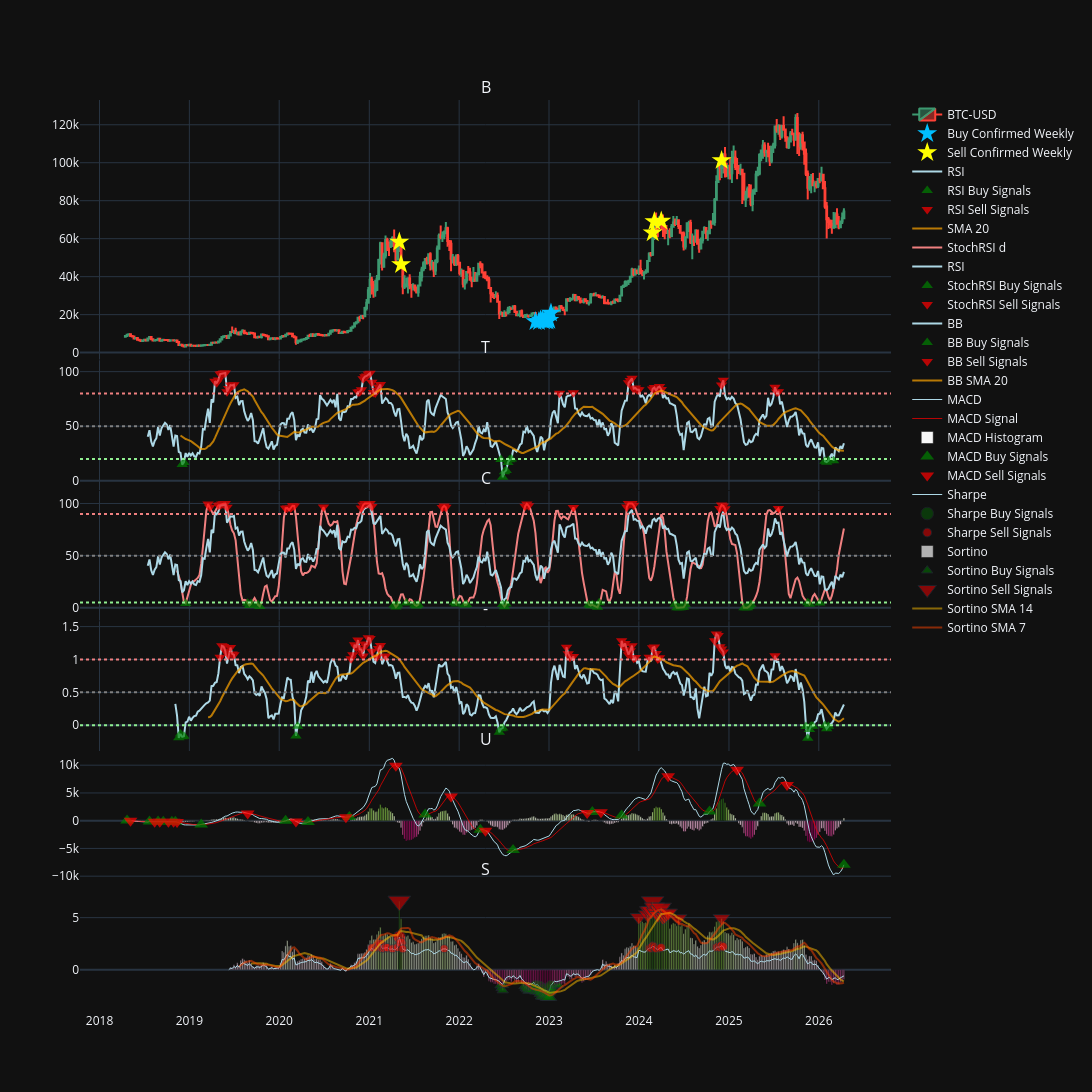

The notebook cell this image was saved under:
### Markdown cell above
Figure BTC Weekly

### Code cell
fig_btc_weekly = make_subplots(
    rows=6, cols=1,
    shared_xaxes=True,
    vertical_spacing=0.0008,
    subplot_titles=('BTC-USD'),
    row_width=[1.0, 1.0, 1.0, 1.0, 1.0, 2.0]
)

fig_btc_weekly.add_trace(go.Candlestick(
    x=btc_weekly_df.index,
    open=btc_weekly_df['Open']['BTC-USD'],
    high=btc_weekly_df['High']['BTC-USD'],
    low=btc_weekly_df['Low']['BTC-USD'],
    close=btc_weekly_df['Close']['BTC-USD'],
    name='BTC-USD',

), row=1, col=1)

fig_btc_weekly.add_trace(go.Scatter(
    x=btc_weekly_df.index[buy_confirmed_weekly],
    y=btc_weekly_df['Close']['BTC-USD'][buy_confirmed_weekly],
    mode='markers',
    marker=dict(size=15,
                color='#00BFFF',
                symbol='star'),
    showlegend=True,
    name='Buy Confirmed Weekly'
), row=1, col=1)

fig_btc_weekly.add_trace(go.Scatter(
    x=btc_weekly_df.index[sell_confirmed_weekly],
    y=btc_weekly_df['Close']['BTC-USD'][sell_confirmed_weekly],
    mode='markers',
    marker=dict(size=15,
                color='#FFFF00',
                colorscale='PuRd',
                symbol='star'),
    showlegend=True,
    name='Sell Confirmed Weekly'
), row=1, col=1)

'''fig_btc_weekly.add_trace(go.Scatter(
    x=btc_df.index[buy_combined_weekly],
    y=btc_df['Close']['BTC-USD'][buy_combined_weekly],
    mode='markers',
    marker=dict(size=15,
                color='blue',
                colorscale='PuRd',
                symbol='arrow-up'),
    opacity=0.7,
    showlegend=True,
    name='Buy Combined Signals'
), row=1, col=1)

fig_btc_weekly.add_trace(go.Scatter(
    x=btc_df.index[sell_combined_weekly],
    y=btc_df['Close']['BTC-USD'][sell_combined_weekly],
    mode='markers',
    marker=dict(size=15,
                color='red',
                colorscale='PuRd',
                symbol='arrow-down'),
    opacity=0.7,
    showlegend=True,
    name='Sell Combined Signals'
), row=1, col=1)

fig_btc_weekly.add_trace(go.Scatter(
    x=btc_df.index[btc_macd_buy],
    y=btc_df['Close']['BTC-USD'][btc_macd_buy],
    mode='markers',
    marker=dict(size=12,
                color='green',
                symbol='triangle-up'),
    showlegend=True,
    opacity=0.7,
    name='MACD Buy Signals'
), row=1, col=1)

fig_btc_weekly.add_trace(go.Scatter(
    x=btc_df.index[btc_macd_sell],
    y=btc_df['Close']['BTC-USD'][btc_macd_sell],
    mode='markers',
    marker=dict(size=12,
                color='red',
                symbol='triangle-down'),
    showlegend=True,
    opacity=0.7,
    name='MACD Sell Signals'
), row=1, col=1)'''

#---------------------------RSI------------------------#

fig_btc_weekly.add_trace(go.Scatter(
    x=btc_rsi_values_weekly.index,
    y=btc_rsi_values_weekly,
    line=dict(color='lightblue', width=2),
    showlegend=True,
    name='RSI'
), row=2, col=1)

fig_btc_weekly.add_trace(go.Scatter(
    x=btc_rsi_values_weekly[btc_rsi_buy].index,
    y=btc_rsi_values_weekly[btc_rsi_buy],
    mode='markers',
    marker=dict(size=10,
                color='green',
                symbol='triangle-up'),
    showlegend=True,
    opacity=0.7,
    name='RSI Buy Signals'
), row=2, col=1)

fig_btc_weekly.add_trace(go.Scatter(
    x=btc_rsi_values_weekly[btc_rsi_sell].index,
    y=btc_rsi_values_weekly[btc_rsi_sell],
    mode='markers',
    marker=dict(size=10,
                color='red',
                symbol='triangle-down'),
    showlegend=True,
    opacity=0.7,
    name='RSI Sell Signals'
), row=2, col=1)

fig_btc_weekly.add_trace(go.Scatter(
    x=rsi_weekly_sma_20.index,
    y=rsi_weekly_sma_20,
    line=dict(color='orange', width=2),
    opacity=0.7,
    showlegend=True,
    name='SMA 20'
), row=2, col=1)

fig_btc_weekly.add_hline(y=20, line_dash="dot", line_color="lightgreen", row=2, col=1)
fig_btc_weekly.add_hline(y=50, line_dash="dot", line_color="gray", row=2, col=1)
fig_btc_weekly.add_hline(y=80, line_dash="dot", line_color="lightcoral", row=2, col=1)


#--------------------------STOCH RSI---------------------#

fig_btc_weekly.add_trace(go.Scatter(
    x=btc_stochrsi_values_weekly['d'].index,
    y=btc_stochrsi_values_weekly['d'],
    line=dict(color='lightcoral', width=2),
    showlegend=True,
    name='StochRSI d'
), row=3, col=1)

fig_btc_weekly.add_trace(go.Scatter(
    x=btc_rsi_values_weekly.index,
    y=btc_rsi_values_weekly,
    line=dict(color='lightblue', width=2),
    showlegend=True,
    name='RSI'
), row=3, col=1)

fig_btc_weekly.add_trace(go.Scatter(
    x=btc_stochrsi_values_weekly['d'][btc_stochrsi_buy].index,
    y=btc_stochrsi_values_weekly['d'][btc_stochrsi_buy],
    mode='markers',
    marker=dict(size=10,
                color='green',
                symbol='triangle-up'),
    showlegend=True,
    opacity=0.7,
    name='StochRSI Buy Signals'
), row=3, col=1)

fig_btc_weekly.add_trace(go.Scatter(
    x=btc_stochrsi_values_weekly['d'][btc_stochrsi_sell].index,
    y=btc_stochrsi_values_weekly['d'][btc_stochrsi_sell],
    mode='markers',
    marker=dict(size=10,
                color='red',
                symbol='triangle-down'),
    showlegend=True,
    opacity=0.7,
    name='StochRSI Sell Signals'
), row=3, col=1)

fig_btc_weekly.add_hline(y=5, line_dash="dot", line_color="lightgreen", row=3, col=1)
fig_btc_weekly.add_hline(y=50, line_dash="dot", line_color="gray", row=3, col=1)
fig_btc_weekly.add_hline(y=90, line_dash="dot", line_color="lightcoral", row=3, col=1)


#--------------------BB%B-----------------------#

fig_btc_weekly.add_trace(go.Scatter(
    x=btc_bb_values_weekly.index,
    y=btc_bb_values_weekly,
    line=dict(color='lightblue', width=2),
    showlegend=True,
    name='BB'
), row=4, col=1)

fig_btc_weekly.add_trace(go.Scatter(
    x=btc_bb_values_weekly[btc_bb_buy].index,
    y=btc_bb_values_weekly[btc_bb_buy],
    mode='markers',
    marker=dict(size=10,
                color='green',
                symbol='triangle-up'),
    showlegend=True,
    opacity=0.7,
    name='BB Buy Signals'
), row=4, col=1)

fig_btc_weekly.add_trace(go.Scatter(
    x=btc_bb_values_weekly[btc_bb_sell].index,
    y=btc_bb_values_weekly[btc_bb_sell],
    mode='markers',
    marker=dict(size=10,
                color='red',
                symbol='triangle-down'),
    showlegend=True,
    opacity=0.7,
    name='BB Sell Signals'
), row=4, col=1)

fig_btc_weekly.add_trace(go.Scatter(
    x=btc_bb_weekly_sma_20.index,
    y=btc_bb_weekly_sma_20,
    line=dict(color='orange', width=2),
    opacity=0.7,
    showlegend=True,
    name='BB SMA 20'
), row=4, col=1)

fig_btc_weekly.add_hline(y=0, line_dash="dot", line_color="lightgreen", row=4, col=1)
fig_btc_weekly.add_hline(y=0.50, line_dash="dot", line_color="gray", row=4, col=1)
fig_btc_weekly.add_hline(y=1, line_dash="dot", line_color="lightcoral", row=4, col=1)

#------------------------MACD------------------------#

fig_btc_weekly.add_trace(go.Scatter(
    x=btc_macd_values_weekly['macd'].index,
    y=btc_macd_values_weekly['macd'],
    line=dict(color='lightblue', width=1),
    showlegend=True,
    name='MACD'
), row=5, col=1)

fig_btc_weekly.add_trace(go.Scatter(
    x=btc_macd_values_weekly['signal'].index,
    y=btc_macd_values_weekly['signal'],
    line=dict(color='red', width=1),
    opacity=0.7,
    showlegend=True,
    name='MACD Signal'
), row=5, col=1)

fig_btc_weekly.add_trace(go.Bar(
    x=btc_macd_values_weekly['histogram'].index,
    y=btc_macd_values_weekly['histogram'],
    marker_color=btc_macd_values_weekly['histogram'],
    showlegend=True,
    name='MACD Histogram'
), row=5, col=1)

fig_btc_weekly.add_trace(go.Scatter(
    x=btc_macd_values_weekly['macd'][btc_macd_buy].index,
    y=btc_macd_values_weekly['macd'][btc_macd_buy],
    mode='markers',
    marker=dict(size=12,
                color='green',
                symbol='triangle-up'),
    showlegend=True,
    opacity=0.7,
    name='MACD Buy Signals'
), row=5, col=1)

fig_btc_weekly.add_trace(go.Scatter(
    x=btc_macd_values_weekly['macd'][btc_macd_sell].index,
    y=btc_macd_values_weekly['macd'][btc_macd_sell],
    mode='markers',
    marker=dict(size=12,
                color='red',
                symbol='triangle-down'),
    showlegend=True,
    opacity=0.7,
    name='MACD Sell Signals'
), row=5, col=1)


#------------------------SHARPE-----------------------#


fig_btc_weekly.add_trace(go.Scatter(
    x=btc_sharpe_weekly_values.index,
    y=btc_sharpe_weekly_values,
    line=dict(color='lightblue', width=1),
    showlegend=True,
    name='Sharpe'
), row=6, col=1)

fig_btc_weekly.add_trace(go.Scatter(
    x=btc_sharpe_weekly_values[btc_sharpe_buy_weekly].index,
    y=btc_sharpe_weekly_values[btc_sharpe_buy_weekly],
    mode='markers',
    marker=dict(size=btc_sharpe_weekly_values[btc_sharpe_buy_weekly].abs()*7,
                color='green',
                symbol='circle'),

    showlegend=True,
    opacity=0.5,
    name='Sharpe Buy Signals'
), row=6, col=1)

fig_btc_weekly.add_trace(go.Scatter(
    x=btc_sharpe_weekly_values.index[btc_sharpe_sell_weekly],
    y=btc_sharpe_weekly_values[btc_sharpe_sell_weekly],
    mode='markers',
    marker=dict(size=btc_sharpe_weekly_values[btc_sharpe_sell_weekly].abs()*4,
                color='red',
                symbol='circle'),

    showlegend=True,
    opacity=0.7,
    name='Sharpe Sell Signals'
), row=6, col=1)

'''fig_btc_weekly.add_trace(go.Scatter(
    x=btc_sharpe_sma_20.index,
    y=btc_sharpe_sma_20,
    line=dict(color='purple', width=2),
    showlegend=True,
    opacity=0.7,
    name='Sharpe SMA 20'
), row=6, col=1)'''

#------------------------SORTINO-----------------------#

fig_btc_weekly.add_trace(go.Bar(
    x=btc_sortino_values_weekly.index,
    y=btc_sortino_values_weekly,
    marker_color=btc_sortino_values_weekly,
    showlegend=True,
    opacity=0.7,
    name='Sortino'
), row=6, col=1)

fig_btc_weekly.add_trace(go.Scatter(
    x=btc_sortino_values_weekly[sortino_buy_weekly].index,
    y=btc_sortino_values_weekly[sortino_buy_weekly],
    mode='markers',
    marker=dict(size=btc_sortino_values_weekly[sortino_buy_weekly].abs()*5,
                color='green',
                symbol='triangle-up'),

    showlegend=True,
    opacity=0.7,
    name='Sortino Buy Signals'
), row=6, col=1)

fig_btc_weekly.add_trace(go.Scatter(
    x=btc_sortino_values_weekly[sortino_sell_weekly].index,
    y=btc_sortino_values_weekly[sortino_sell_weekly],
    mode='markers',
    marker=dict(size=btc_sortino_values_weekly[sortino_sell_weekly].abs()*3,
                color='red',
                symbol='triangle-down'),
    showlegend=True,
    opacity=0.7,
    name='Sortino Sell Signals'
), row=6, col=1)

fig_btc_weekly.add_trace(go.Scatter(
    x=btc_sortino_weekly_sma_14.index,
    y=btc_sortino_weekly_sma_14,
    line=dict(color='#FFBF00', width=2),
    showlegend=True,
    opacity=0.5,
    name='Sortino SMA 14'
), row=6, col=1)

fig_btc_weekly.add_trace(go.Scatter(
    x=btc_sortino_weekly_sma_7.index,
    y=btc_sortino_weekly_sma_7,
    line=dict(color='#FF4500', width=2),
    showlegend=True,
    opacity=0.5,
    name='Sortino SMA 7'
), row=6, col=1)

#------------------------VIX----------------------#

'''fig_btc_weekly.add_trace(go.Bar(
    x=vix.index,
    y=vix,
    marker_color=vix,
    showlegend=True,
    opacity=0.7,
    name='VIX'
), row=7, col=1)

fig_btc_weekly.add_trace(go.Scatter(
    x=vix_sma_9.index,
    y=vix_sma_9,
    marker_color='orange',
    showlegend=True,
    opacity=0.7,
    name='VIX SMA 9'
), row=7, col=1)

fig_btc_weekly.add_trace(go.Scatter(
    x=vix_sma_20.index,
    y=vix_sma_20,
    marker_color='lightgreen',
    showlegend=True,
    name='VIX SMA 50'
), row=7, col=1)'''

fig_btc_weekly.update_layout(xaxis_rangeslider_visible=False, template='plotly_dark', height=1150, width=1600)

### Figure 1 — Plotly figure (JSON) as saved in the notebook; plotly's stock layout.template omitted (floating-point values rounded to 4 significant figures; data arrays with more than 128 entries replaced by an {"elided": "..."} marker saying what was removed)
{"data": [{"close": {"elided": "418 float values"}, "high": {"elided": "418 float values"}, "low": {"elided": "418 float values"}, "name": "BTC-USD", "open": {"elided": "418 float values"}, "type": "candlestick", "x": {"elided": "418 str values"}, "xaxis": "x", "yaxis": "y"}, {"marker": {"color": "#00BFFF", "size": 15, "symbol": "star"}, "mode": "markers", "name": "Buy Confirmed Weekly", "showlegend": true, "type": "scatter", "x": ["2022-11-07T00:00:00", "2022-11-21T00:00:00", "2022-11-28T00:00:00", "2022-12-05T00:00:00", "2022-12-12T00:00:00", "2022-12-19T00:00:00", "2022-12-26T00:00:00", "2023-01-02T00:00:00", "2023-01-09T00:00:00"], "xaxis": "x", "y": [16350.0, 16440.0, 17130.0, 17100.0, 16760.0, 16840.0, 16630.0, 17090.0, 20880.0], "yaxis": "y"}, {"marker": {"color": "#FFFF00", "colorscale": [[0, "rgb(247,244,249)"], [0.125, "rgb(231,225,239)"], [0.25, "rgb(212,185,218)"], [0.375, "rgb(201,148,199)"], [0.5, "rgb(223,101,176)"], [0.625, "rgb(231,41,138)"], [0.75, "rgb(206,18,86)"], [0.875, "rgb(152,0,67)"], [1, "rgb(103,0,31)"]], "size": 15, "symbol": "star"}, "mode": "markers", "name": "Sell Confirmed Weekly", "showlegend": true, "type": "scatter", "x": ["2021-05-03T00:00:00", "2021-05-10T00:00:00", "2024-02-26T00:00:00", "2024-03-04T00:00:00", "2024-04-01T00:00:00", "2024-12-02T00:00:00"], "xaxis": "x", "y": [58230.0, 46460.0, 63170.0, 69020.0, 69360.0, 101200.0], "yaxis": "y"}, {"line": {"color": "lightblue", "width": 2}, "name": "RSI", "showlegend": true, "type": "scatter", "x": {"elided": "418 str values"}, "xaxis": "x2", "y": {"elided": "418 float values"}, "yaxis": "y2"}, {"marker": {"color": "green", "size": 10, "symbol": "triangle-up"}, "mode": "markers", "name": "RSI Buy Signals", "opacity": 0.7, "showlegend": true, "type": "scatter", "x": ["2018-12-03T00:00:00", "2018-12-10T00:00:00", "2022-06-20T00:00:00", "2022-06-27T00:00:00", "2022-07-04T00:00:00", "2022-07-11T00:00:00", "2022-07-18T00:00:00", "2022-07-25T00:00:00", "2022-08-01T00:00:00", "2026-01-26T00:00:00", "2026-02-02T00:00:00", "2026-02-09T00:00:00", "2026-03-02T00:00:00"], "xaxis": "x2", "y": [14.82, 16.79, 19.58, 3.18, 8.167, 9.454, 16.8, 19.26, 19.9, 17.87, 17.03, 18.37, 18.34], "yaxis": "y2"}, {"marker": {"color": "red", "size": 10, "symbol": "triangle-down"}, "mode": "markers", "name": "RSI Sell Signals", "opacity": 0.7, "showlegend": true, "type": "scatter", "x": ["2019-04-15T00:00:00", "2019-04-22T00:00:00", "2019-04-29T00:00:00", "2019-05-06T00:00:00", "2019-05-13T00:00:00", "2019-05-20T00:00:00", "2019-05-27T00:00:00", "2019-06-03T00:00:00", "2019-06-10T00:00:00", "2019-06-17T00:00:00", "2019-06-24T00:00:00", "2019-07-01T00:00:00", "2020-11-16T00:00:00", "2020-11-23T00:00:00", "2020-11-30T00:00:00", "2020-12-07T00:00:00", "2020-12-14T00:00:00", "2020-12-21T00:00:00", "2020-12-28T00:00:00", "2021-01-04T00:00:00", "2021-01-11T00:00:00", "2021-01-18T00:00:00", "2021-01-25T00:00:00", "2021-02-01T00:00:00", "2021-02-08T00:00:00", "2021-02-15T00:00:00", "2023-02-13T00:00:00", "2023-04-10T00:00:00", "2023-11-20T00:00:00", "2023-11-27T00:00:00", "2023-12-04T00:00:00", "2023-12-11T00:00:00", "2023-12-18T00:00:00", "2023-12-25T00:00:00", "2024-01-01T00:00:00", "2024-02-26T00:00:00", "2024-03-04T00:00:00", "2024-03-11T00:00:00", "2024-03-18T00:00:00", "2024-03-25T00:00:00", "2024-04-01T00:00:00", "2024-12-02T00:00:00", "2024-12-09T00:00:00", "2025-07-07T00:00:00", "2025-07-14T00:00:00", "2025-07-21T00:00:00"], "xaxis": "x2", "y": [91.22, 89.76, 92.34, 97.82, 98.29, 98.76, 98.74, 81.6, 84.64, 87.66, 87.33, 88.05, 81.34, 81.62, 83.43, 93.48, 95.42, 96.02, 97.82, 98.61, 90.24, 80.84, 80.42, 83.03, 86.0, 88.14, 80.09, 80.59, 89.73, 91.82, 93.89, 84.42, 85.05, 83.37, 83.33, 84.17, 85.46, 82.58, 85.42, 86.34, 83.72, 87.77, 92.13, 85.7, 81.34, 81.57], "yaxis": "y2"}, {"line": {"color": "orange", "width": 2}, "name": "SMA 20", "opacity": 0.7, "showlegend": true, "type": "scatter", "x": {"elided": "418 str values"}, "xaxis": "x2", "y": {"elided": "418 float values"}, "yaxis": "y2"}, {"line": {"color": "lightcoral", "width": 2}, "name": "StochRSI d", "showlegend": true, "type": "scatter", "x": {"elided": "388 str values"}, "xaxis": "x3", "y": {"elided": "388 float values"}, "yaxis": "y3"}, {"line": {"color": "lightblue", "width": 2}, "name": "RSI", "showlegend": true, "type": "scatter", "x": {"elided": "418 str values"}, "xaxis": "x3", "y": {"elided": "418 float values"}, "yaxis": "y3"}, {"marker": {"color": "green", "size": 10, "symbol": "triangle-up"}, "mode": "markers", "name": "StochRSI Buy Signals", "opacity": 0.7, "showlegend": true, "type": "scatter", "x": ["2018-12-17T00:00:00", "2019-08-26T00:00:00", "2019-09-02T00:00:00", "2019-09-09T00:00:00", "2019-10-07T00:00:00", "2019-10-14T00:00:00", "2021-04-12T00:00:00", "2021-04-19T00:00:00", "2021-04-26T00:00:00", "2021-05-31T00:00:00", "2021-07-05T00:00:00", "2021-07-12T00:00:00", "2021-07-19T00:00:00", "2021-12-13T00:00:00", "2021-12-20T00:00:00", "2022-01-24T00:00:00", "2022-01-31T00:00:00", "2022-06-27T00:00:00", "2022-07-04T00:00:00", "2022-07-11T00:00:00", "2023-06-12T00:00:00", "2023-06-19T00:00:00", "2023-06-26T00:00:00", "2023-07-03T00:00:00", "2023-07-10T00:00:00", "2023-07-17T00:00:00", "2023-07-24T00:00:00", "2024-05-27T00:00:00", "2024-06-03T00:00:00", "2024-06-10T00:00:00", "2024-06-17T00:00:00", "2024-06-24T00:00:00", "2024-07-01T00:00:00", "2024-07-08T00:00:00", "2025-03-03T00:00:00", "2025-03-10T00:00:00", "2025-03-17T00:00:00", "2025-03-24T00:00:00", "2025-03-31T00:00:00", "2025-11-17T00:00:00", "2025-11-24T00:00:00", "2026-01-05T00:00:00"], "xaxis": "x3", "y": [4.211, 4.243, 2.205, 4.016, 2.874, 1.317, 2.591, 0.6984, 2.758, 4.583, 2.592, 1.8, 2.932, 4.822, 3.516, 2.679, 3.07, 3.231, 1.096, 3.572, 3.021, 2.051, 2.88, 2.23, 1.58, 0.4648, 4.738, 3.417, 0.0, 0.0, 0.0, 0.2131, 0.4262, 3.012, 0.0, 0.0, 0.1225, 1.303, 3.083, 4.714, 3.364, 4.567], "yaxis": "y3"}, {"marker": {"color": "red", "size": 10, "symbol": "triangle-down"}, "mode": "markers", "name": "StochRSI Sell Signals", "opacity": 0.7, "showlegend": true, "type": "scatter", "x": ["2019-03-18T00:00:00", "2019-03-25T00:00:00", "2019-04-29T00:00:00", "2019-05-06T00:00:00", "2019-05-13T00:00:00", "2019-05-20T00:00:00", "2019-05-27T00:00:00", "2019-06-03T00:00:00", "2020-01-27T00:00:00", "2020-02-03T00:00:00", "2020-02-17T00:00:00", "2020-02-24T00:00:00", "2020-03-02T00:00:00", "2020-06-29T00:00:00", "2020-11-30T00:00:00", "2020-12-07T00:00:00", "2020-12-14T00:00:00", "2020-12-21T00:00:00", "2020-12-28T00:00:00", "2021-01-04T00:00:00", "2021-01-11T00:00:00", "2021-10-25T00:00:00", "2021-11-01T00:00:00", "2021-11-08T00:00:00", "2022-09-26T00:00:00", "2022-10-03T00:00:00", "2022-10-10T00:00:00", "2023-04-10T00:00:00", "2023-11-13T00:00:00", "2023-11-20T00:00:00", "2023-11-27T00:00:00", "2023-12-04T00:00:00", "2023-12-11T00:00:00", "2024-11-25T00:00:00", "2024-12-02T00:00:00", "2024-12-09T00:00:00", "2024-12-16T00:00:00", "2025-07-21T00:00:00"], "xaxis": "x3", "y": [99.57, 96.45, 98.25, 98.66, 99.53, 99.77, 100.0, 96.3, 95.44, 95.67, 95.73, 97.87, 97.67, 96.61, 95.64, 98.48, 100.0, 100.0, 100.0, 100.0, 96.99, 96.21, 97.69, 96.36, 97.43, 99.61, 97.81, 96.22, 96.63, 100.0, 100.0, 100.0, 98.29, 95.16, 98.46, 97.69, 95.01, 95.28], "yaxis": "y3"}, {"line": {"color": "lightblue", "width": 2}, "name": "BB", "showlegend": true, "type": "scatter", "x": {"elided": "418 str values"}, "xaxis": "x4", "y": {"elided": "418 float values"}, "yaxis": "y4"}, {"marker": {"color": "green", "size": 10, "symbol": "triangle-up"}, "mode": "markers", "name": "BB Buy Signals", "opacity": 0.7, "showlegend": true, "type": "scatter", "x": ["2018-11-19T00:00:00", "2018-11-26T00:00:00", "2018-12-03T00:00:00", "2018-12-10T00:00:00", "2020-03-09T00:00:00", "2020-03-16T00:00:00", "2022-06-13T00:00:00", "2022-06-20T00:00:00", "2022-06-27T00:00:00", "2025-11-10T00:00:00", "2025-11-17T00:00:00", "2025-11-24T00:00:00", "2025-12-01T00:00:00", "2025-12-08T00:00:00", "2026-01-26T00:00:00", "2026-02-02T00:00:00", "2026-02-09T00:00:00"], "xaxis": "x4", "y": [-0.1915, -0.1332, -0.1768, -0.1681, -0.1623, -0.01465, -0.1067, -0.05291, -0.04313, -0.01778, -0.1983, -0.0654, -0.01236, -0.01392, -0.002692, -0.05397, -0.01723], "yaxis": "y4"}, {"marker": {"color": "red", "size": 10, "symbol": "triangle-down"}, "mode": "markers", "name": "BB Sell Signals", "opacity": 0.7, "showlegend": true, "type": "scatter", "x": ["2019-05-06T00:00:00", "2019-05-13T00:00:00", "2019-05-20T00:00:00", "2019-05-27T00:00:00", "2019-06-10T00:00:00", "2019-06-17T00:00:00", "2019-06-24T00:00:00", "2019-07-01T00:00:00", "2020-10-19T00:00:00", "2020-10-26T00:00:00", "2020-11-02T00:00:00", "2020-11-09T00:00:00", "2020-11-16T00:00:00", "2020-11-23T00:00:00", "2020-11-30T00:00:00", "2020-12-07T00:00:00", "2020-12-14T00:00:00", "2020-12-21T00:00:00", "2020-12-28T00:00:00", "2021-01-04T00:00:00", "2021-01-11T00:00:00", "2021-02-01T00:00:00", "2021-02-08T00:00:00", "2021-02-15T00:00:00", "2021-03-08T00:00:00", "2023-03-13T00:00:00", "2023-03-20T00:00:00", "2023-03-27T00:00:00", "2023-04-10T00:00:00", "2023-10-23T00:00:00", "2023-10-30T00:00:00", "2023-11-06T00:00:00", "2023-11-13T00:00:00", "2023-11-20T00:00:00", "2023-11-27T00:00:00", "2023-12-04T00:00:00", "2023-12-11T00:00:00", "2023-12-18T00:00:00", "2024-02-12T00:00:00", "2024-02-26T00:00:00", "2024-03-04T00:00:00", "2024-03-11T00:00:00", "2024-03-18T00:00:00", "2024-03-25T00:00:00", "2024-11-04T00:00:00", "2024-11-11T00:00:00", "2024-11-18T00:00:00", "2024-11-25T00:00:00", "2024-12-02T00:00:00", "2024-12-09T00:00:00", "2025-07-07T00:00:00"], "xaxis": "x4", "y": [1.034, 1.208, 1.197, 1.128, 1.063, 1.181, 1.085, 1.07, 1.011, 1.073, 1.224, 1.184, 1.295, 1.154, 1.149, 1.054, 1.226, 1.235, 1.33, 1.319, 1.123, 1.037, 1.166, 1.211, 1.052, 1.185, 1.089, 1.034, 1.046, 1.283, 1.197, 1.242, 1.149, 1.072, 1.134, 1.21, 1.018, 1.029, 1.035, 1.18, 1.19, 1.09, 1.009, 1.027, 1.286, 1.388, 1.363, 1.193, 1.158, 1.115, 1.058], "yaxis": "y4"}, {"line": {"color": "orange", "width": 2}, "name": "BB SMA 20", "opacity": 0.7, "showlegend": true, "type": "scatter", "x": {"elided": "418 str values"}, "xaxis": "x4", "y": {"elided": "418 float values"}, "yaxis": "y4"}, {"line": {"color": "lightblue", "width": 1}, "name": "MACD", "showlegend": true, "type": "scatter", "x": {"elided": "418 str values"}, "xaxis": "x5", "y": {"elided": "418 float values"}, "yaxis": "y5"}, {"line": {"color": "red", "width": 1}, "name": "MACD Signal", "opacity": 0.7, "showlegend": true, "type": "scatter", "x": {"elided": "418 str values"}, "xaxis": "x5", "y": {"elided": "418 float values"}, "yaxis": "y5"}, {"marker": {"color": {"elided": "418 float values"}}, "name": "MACD Histogram", "showlegend": true, "type": "bar", "x": {"elided": "418 str values"}, "xaxis": "x5", "y": {"elided": "418 float values"}, "yaxis": "y5"}, {"marker": {"color": "green", "size": 12, "symbol": "triangle-up"}, "mode": "markers", "name": "MACD Buy Signals", "opacity": 0.7, "showlegend": true, "type": "scatter", "x": ["2018-04-23T00:00:00", "2018-07-23T00:00:00", "2018-08-27T00:00:00", "2018-09-17T00:00:00", "2018-10-22T00:00:00", "2018-11-05T00:00:00", "2019-02-18T00:00:00", "2020-01-27T00:00:00", "2020-04-27T00:00:00", "2020-10-12T00:00:00", "2021-08-16T00:00:00", "2022-03-28T00:00:00", "2022-08-08T00:00:00", "2023-06-26T00:00:00", "2023-10-23T00:00:00", "2024-10-14T00:00:00", "2025-05-05T00:00:00", "2026-04-13T00:00:00"], "xaxis": "x5", "y": [13.83, -148.8, -165.9, -194.6, -195.4, -193.9, -695.2, -26.12, -256.8, 653.0, 1093.0, -1614.0, -5279.0, 1585.0, 925.0, 1648.0, 3092.0, -7948.0], "yaxis": "y5"}, {"marker": {"color": "red", "size": 12, "symbol": "triangle-down"}, "mode": "markers", "name": "MACD Sell Signals", "opacity": 0.7, "showlegend": true, "type": "scatter", "x": ["2018-05-07T00:00:00", "2018-08-13T00:00:00", "2018-09-03T00:00:00", "2018-10-08T00:00:00", "2018-10-29T00:00:00", "2018-11-12T00:00:00", "2019-08-26T00:00:00", "2020-03-09T00:00:00", "2020-09-28T00:00:00", "2021-04-19T00:00:00", "2021-11-29T00:00:00", "2022-04-18T00:00:00", "2023-06-05T00:00:00", "2023-07-31T00:00:00", "2024-04-29T00:00:00", "2025-02-03T00:00:00", "2025-08-25T00:00:00"], "xaxis": "x5", "y": [-4.232, -207.3, -197.1, -203.3, -197.3, -246.6, 1282.0, -131.8, 623.0, 9904.0, 4366.0, -1796.0, 1365.0, 1506.0, 8005.0, 9187.0, 6439.0], "yaxis": "y5"}, {"line": {"color": "lightblue", "width": 1}, "name": "Sharpe", "showlegend": true, "type": "scatter", "x": {"elided": "417 str values"}, "xaxis": "x6", "y": {"elided": "417 float values"}, "yaxis": "y6"}, {"marker": {"color": "green", "size": [10.54, 10.94, 12.08, 13.62, 13.73, 13.75, 14.28, 14.35, 10.52], "symbol": "circle"}, "mode": "markers", "name": "Sharpe Buy Signals", "opacity": 0.5, "showlegend": true, "type": "scatter", "x": ["2022-11-07T00:00:00", "2022-11-21T00:00:00", "2022-11-28T00:00:00", "2022-12-05T00:00:00", "2022-12-12T00:00:00", "2022-12-19T00:00:00", "2022-12-26T00:00:00", "2023-01-02T00:00:00", "2023-01-09T00:00:00"], "xaxis": "x6", "y": [-1.506, -1.563, -1.726, -1.946, -1.962, -1.964, -2.04, -2.05, -1.503], "yaxis": "y6"}, {"marker": {"color": "red", "size": [8.415, 8.544, 9.118, 9.855, 8.181, 8.272, 8.582, 8.49, 8.067, 8.637, 12.55, 10.25, 8.016, 8.098, 8.292, 8.338, 9.046, 8.707, 8.075, 8.322, 8.55, 8.644, 8.769, 8.723, 9.239, 8.845], "symbol": "circle"}, "mode": "markers", "name": "Sharpe Sell Signals", "opacity": 0.7, "showlegend": true, "type": "scatter", "x": ["2021-01-11T00:00:00", "2021-02-01T00:00:00", "2021-02-08T00:00:00", "2021-02-15T00:00:00", "2021-02-22T00:00:00", "2021-03-01T00:00:00", "2021-03-08T00:00:00", "2021-03-15T00:00:00", "2021-04-05T00:00:00", "2021-04-26T00:00:00", "2021-05-03T00:00:00", "2021-05-10T00:00:00", "2021-05-17T00:00:00", "2021-11-01T00:00:00", "2024-02-12T00:00:00", "2024-02-19T00:00:00", "2024-02-26T00:00:00", "2024-03-04T00:00:00", "2024-03-11T00:00:00", "2024-03-25T00:00:00", "2024-04-01T00:00:00", "2024-11-11T00:00:00", "2024-11-18T00:00:00", "2024-11-25T00:00:00", "2024-12-02T00:00:00", "2024-12-09T00:00:00"], "xaxis": "x6", "y": [2.104, 2.136, 2.279, 2.464, 2.045, 2.068, 2.145, 2.122, 2.017, 2.159, 3.138, 2.562, 2.004, 2.024, 2.073, 2.085, 2.262, 2.177, 2.019, 2.08, 2.138, 2.161, 2.192, 2.181, 2.31, 2.211], "yaxis": "y6"}, {"marker": {"color": {"elided": "417 float values"}}, "name": "Sortino", "opacity": 0.7, "showlegend": true, "type": "bar", "x": {"elided": "417 str values"}, "xaxis": "x6", "y": {"elided": "417 float values"}, "yaxis": "y6"}, {"marker": {"color": "green", "size": [7.777, 8.853, 9.864, 7.63, 8.085, 8.915, 9.449, 10.06, 9.776, 9.828, 8.554, 10.37, 9.564, 10.53, 11.38, 12.53, 12.64, 12.65, 13.12, 13.17, 10.24, 9.135, 7.953, 7.79, 7.527], "symbol": "triangle-up"}, "mode": "markers", "name": "Sortino Buy Signals", "opacity": 0.7, "showlegend": true, "type": "scatter", "x": ["2022-06-13T00:00:00", "2022-06-20T00:00:00", "2022-06-27T00:00:00", "2022-07-04T00:00:00", "2022-09-19T00:00:00", "2022-09-26T00:00:00", "2022-10-03T00:00:00", "2022-10-10T00:00:00", "2022-10-17T00:00:00", "2022-10-24T00:00:00", "2022-10-31T00:00:00", "2022-11-07T00:00:00", "2022-11-14T00:00:00", "2022-11-21T00:00:00", "2022-11-28T00:00:00", "2022-12-05T00:00:00", "2022-12-12T00:00:00", "2022-12-19T00:00:00", "2022-12-26T00:00:00", "2023-01-02T00:00:00", "2023-01-09T00:00:00", "2023-01-16T00:00:00", "2023-01-30T00:00:00", "2023-02-06T00:00:00", "2023-02-13T00:00:00"], "xaxis": "x6", "y": [-1.555, -1.771, -1.973, -1.526, -1.617, -1.783, -1.89, -2.012, -1.955, -1.966, -1.711, -2.075, -1.913, -2.107, -2.275, -2.505, -2.528, -2.53, -2.623, -2.634, -2.048, -1.827, -1.591, -1.558, -1.505], "yaxis": "y6"}, {"marker": {"color": "red", "size": [19.76, 15.1, 15.86, 16.94, 17.01, 19.62, 17.93, 16.55, 15.65, 17.15, 17.88, 14.98, 15.36, 15.94, 16.31, 14.77, 14.79], "symbol": "triangle-down"}, "mode": "markers", "name": "Sortino Sell Signals", "opacity": 0.7, "showlegend": true, "type": "scatter", "x": ["2021-05-03T00:00:00", "2024-01-01T00:00:00", "2024-02-05T00:00:00", "2024-02-12T00:00:00", "2024-02-19T00:00:00", "2024-02-26T00:00:00", "2024-03-04T00:00:00", "2024-03-11T00:00:00", "2024-03-18T00:00:00", "2024-03-25T00:00:00", "2024-04-01T00:00:00", "2024-04-08T00:00:00", "2024-04-15T00:00:00", "2024-04-22T00:00:00", "2024-04-29T00:00:00", "2024-06-10T00:00:00", "2024-12-02T00:00:00"], "xaxis": "x6", "y": [6.587, 5.033, 5.286, 5.646, 5.671, 6.539, 5.976, 5.517, 5.215, 5.718, 5.961, 4.995, 5.121, 5.313, 5.436, 4.923, 4.931], "yaxis": "y6"}, {"line": {"color": "#FFBF00", "width": 2}, "name": "Sortino SMA 14", "opacity": 0.5, "showlegend": true, "type": "scatter", "x": {"elided": "417 str values"}, "xaxis": "x6", "y": {"elided": "417 float values"}, "yaxis": "y6"}, {"line": {"color": "#FF4500", "width": 2}, "name": "Sortino SMA 7", "opacity": 0.5, "showlegend": true, "type": "scatter", "x": {"elided": "417 str values"}, "xaxis": "x6", "y": {"elided": "417 float values"}, "yaxis": "y6"}], "layout": {"annotations": [{"font": {"size": 16}, "showarrow": false, "text": "B", "x": 0.5, "xanchor": "center", "xref": "paper", "y": 1.0, "yanchor": "bottom", "yref": "paper"}, {"font": {"size": 16}, "showarrow": false, "text": "T", "x": 0.5, "xanchor": "center", "xref": "paper", "y": 0.7146, "yanchor": "bottom", "yref": "paper"}, {"font": {"size": 16}, "showarrow": false, "text": "C", "x": 0.5, "xanchor": "center", "xref": "paper", "y": 0.5715, "yanchor": "bottom", "yref": "paper"}, {"font": {"size": 16}, "showarrow": false, "text": "-", "x": 0.5, "xanchor": "center", "xref": "paper", "y": 0.4285, "yanchor": "bottom", "yref": "paper"}, {"font": {"size": 16}, "showarrow": false, "text": "U", "x": 0.5, "xanchor": "center", "xref": "paper", "y": 0.2854, "yanchor": "bottom", "yref": "paper"}, {"font": {"size": 16}, "showarrow": false, "text": "S", "x": 0.5, "xanchor": "center", "xref": "paper", "y": 0.1423, "yanchor": "bottom", "yref": "paper"}], "height": 1150, "shapes": [{"line": {"color": "lightgreen", "dash": "dot"}, "type": "line", "x0": 0, "x1": 1, "xref": "x2 domain", "y0": 20, "y1": 20, "yref": "y2"}, {"line": {"color": "gray", "dash": "dot"}, "type": "line", "x0": 0, "x1": 1, "xref": "x2 domain", "y0": 50, "y1": 50, "yref": "y2"}, {"line": {"color": "lightcoral", "dash": "dot"}, "type": "line", "x0": 0, "x1": 1, "xref": "x2 domain", "y0": 80, "y1": 80, "yref": "y2"}, {"line": {"color": "lightgreen", "dash": "dot"}, "type": "line", "x0": 0, "x1": 1, "xref": "x3 domain", "y0": 5, "y1": 5, "yref": "y3"}, {"line": {"color": "gray", "dash": "dot"}, "type": "line", "x0": 0, "x1": 1, "xref": "x3 domain", "y0": 50, "y1": 50, "yref": "y3"}, {"line": {"color": "lightcoral", "dash": "dot"}, "type": "line", "x0": 0, "x1": 1, "xref": "x3 domain", "y0": 90, "y1": 90, "yref": "y3"}, {"line": {"color": "lightgreen", "dash": "dot"}, "type": "line", "x0": 0, "x1": 1, "xref": "x4 domain", "y0": 0, "y1": 0, "yref": "y4"}, {"line": {"color": "gray", "dash": "dot"}, "type": "line", "x0": 0, "x1": 1, "xref": "x4 domain", "y0": 0.5, "y1": 0.5, "yref": "y4"}, {"line": {"color": "lightcoral", "dash": "dot"}, "type": "line", "x0": 0, "x1": 1, "xref": "x4 domain", "y0": 1, "y1": 1, "yref": "y4"}], "width": 1600, "xaxis": {"anchor": "y", "domain": [0, 1], "matches": "x6", "rangeslider": {"visible": false}, "showticklabels": false}, "xaxis2": {"anchor": "y2", "domain": [0, 1], "matches": "x6", "showticklabels": false}, "xaxis3": {"anchor": "y3", "domain": [0, 1], "matches": "x6", "showticklabels": false}, "xaxis4": {"anchor": "y4", "domain": [0, 1], "matches": "x6", "showticklabels": false}, "xaxis5": {"anchor": "y5", "domain": [0, 1], "matches": "x6", "showticklabels": false}, "xaxis6": {"anchor": "y6", "domain": [0, 1]}, "yaxis": {"anchor": "x", "domain": [0.7154, 1.0]}, "yaxis2": {"anchor": "x2", "domain": [0.5723, 0.7146]}, "yaxis3": {"anchor": "x3", "domain": [0.4293, 0.5715]}, "yaxis4": {"anchor": "x4", "domain": [0.2862, 0.4285]}, "yaxis5": {"anchor": "x5", "domain": [0.1431, 0.2854]}, "yaxis6": {"anchor": "x6", "domain": [0, 0.1423]}}}
